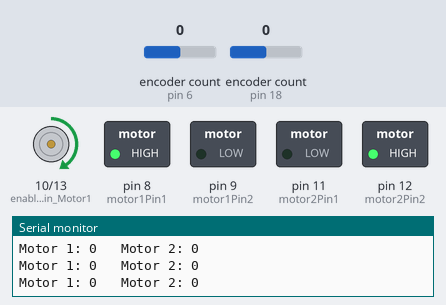
The sketch below on a simulated Arduino Uno, built with avr-gcc and run on an emulated ATmega328P. Shown: motor-driver pin pairs drawn as motors (green arrow = first pin HIGH = forward, orange = second pin HIGH = backward, longer = more drive), switched loads named in the sketch (green lamp = pin HIGH), the last lines printed to the serial monitor. Inputs (shaded band) come from the test bench; at power-on: encoder count (sensors on pin 18, pin 6) 0.

Above: at 1.2 s.
1.3 s: encoder count (sensor on pin 18) set to 1
At 1.7 s:
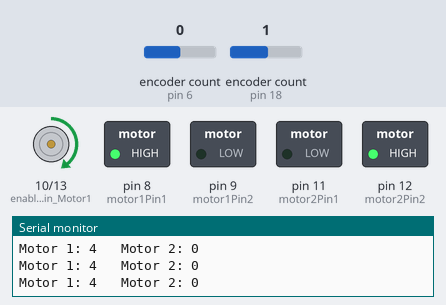
2.8 s: encoder count (sensor on pin 18) set to 2
At 3.3 s:
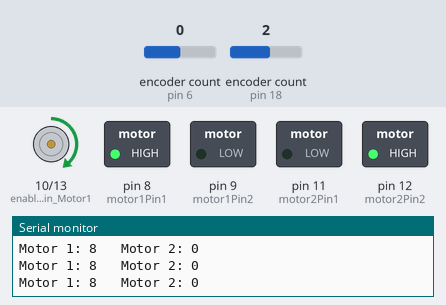
Timing chart, 0 to 5.8 s (numbered marks = the images above; inputs shaded):
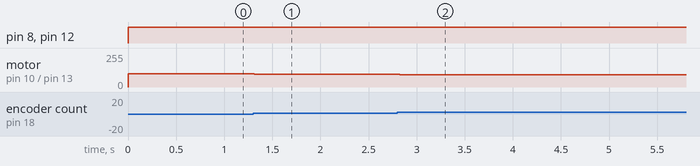

The sketch:

Testing2.ino
```cpp
#include <Encoder.h>

// Define pins for the encoders
#define encoderPinA_Motor1 18
#define encoderPinB_Motor1 19
#define encoderPinA_Motor2 6
#define encoderPinB_Motor2 7

// Define pins for motor control (L298N)
#define motor1Pin1 8
#define motor1Pin2 9
#define enablePin_Motor1 10
#define motor2Pin1 11
#define motor2Pin2 12
#define enablePin_Motor2 13

// PID constants for motor 1 (CW)
#define KP_Motor1 1.0
#define KI_Motor1 0.0
#define KD_Motor1 0.0

// PID constants for motor 2 (CCW)
#define KP_Motor2 1.0
#define KI_Motor2 0.0
#define KD_Motor2 0.0

// Target encoder values for both motors
#define TARGET_ENCODER_VALUE_Motor1 100
#define TARGET_ENCODER_VALUE_Motor2 -100

// Create Encoder objects for both motors
Encoder encoderMotor1(encoderPinA_Motor1, encoderPinB_Motor1);
Encoder encoderMotor2(encoderPinA_Motor2, encoderPinB_Motor2);


// Variables for PID control
float errorMotor1, lastErrorMotor1, integralMotor1, derivativeMotor1, outputMotor1;
float errorMotor2, lastErrorMotor2, integralMotor2, derivativeMotor2, outputMotor2;

// Variables for motor control
int motorSpeed1, motorSpeed2;

void setup() {
  // Initialize Serial communication
  Serial.begin(115200);
//  pinMode(encoderPinA_Motor1, INPUT);
//  pinMode(encoderPinB_Motor1, INPUT);
//  pinMode(encoderPinA_Motor2, INPUT);
//  pinMode(encoderPinB_Motor2, INPUT);
//
//  digitalWrite(encoderPinA_Motor1, LOW); // Set pin to LOW (pulled down)
//  digitalWrite(encoderPinB_Motor1, LOW); // Set pin to LOW (pulled down)
//  digitalWrite(encoderPinA_Motor2, LOW); // Set pin to LOW (pulled down)
//  digitalWrite(encoderPinB_Motor2, LOW); // Set pin to LOW (pulled down)


  // Set motor control pins as outputs
  pinMode(motor1Pin1, OUTPUT);
  pinMode(motor1Pin2, OUTPUT);
  pinMode(enablePin_Motor1, OUTPUT);
  pinMode(motor2Pin1, OUTPUT);
  pinMode(motor2Pin2, OUTPUT);
  pinMode(enablePin_Motor2, OUTPUT);

  // Set enable pins to HIGH to enable the motors
  digitalWrite(enablePin_Motor1, HIGH);
  digitalWrite(enablePin_Motor2, HIGH);
}


void loop() {
  // Read the encoder values for both motors
  long encoderValueMotor1 = encoderMotor1.read();
  long encoderValueMotor2 = encoderMotor2.read();

  // Print the encoder values to the Serial monitor
  Serial.print("Motor 1: ");
  Serial.print(encoderValueMotor1);
  Serial.print("\t Motor 2: ");
  Serial.println(encoderValueMotor2);

  // Calculate the errors between target and current encoder values for both motors
  errorMotor1 = TARGET_ENCODER_VALUE_Motor1 - encoderValueMotor1;
  errorMotor2 = TARGET_ENCODER_VALUE_Motor2 - encoderValueMotor2;

  // Calculate integral and derivative terms for both motors
  integralMotor1 += errorMotor1;
  integralMotor2 += errorMotor2;
  derivativeMotor1 = errorMotor1 - lastErrorMotor1;
  derivativeMotor2 = errorMotor2 - lastErrorMotor2;

  // Calculate the output using PID control for both motors
  outputMotor1 = KP_Motor1 * errorMotor1 + KI_Motor1 * integralMotor1 + KD_Motor1 * derivativeMotor1;
  outputMotor2 = KP_Motor2 * errorMotor2 + KI_Motor2 * integralMotor2 + KD_Motor2 * derivativeMotor2;

  // Update last errors for both motors
  lastErrorMotor1 = errorMotor1;
  lastErrorMotor2 = errorMotor2;

  // Set motor speeds based on PID outputs for both motors
  motorSpeed1 = constrain(outputMotor1, -255, 255);
  motorSpeed2 = constrain(outputMotor2, -255, 255);

  // Set motor directions based on the sign of the motor speeds for both motors
  if (motorSpeed1 > 0) {
    digitalWrite(motor1Pin1, HIGH);
    digitalWrite(motor1Pin2, LOW);
  } else {
    digitalWrite(motor1Pin1, LOW);
    digitalWrite(motor1Pin2, HIGH);
  }

  if (motorSpeed2 > 0) {
    digitalWrite(motor2Pin1, HIGH);
    digitalWrite(motor2Pin2, LOW);
  } else {
    digitalWrite(motor2Pin1, LOW);
    digitalWrite(motor2Pin2, HIGH);
  }

  // Set motor speeds for both motors
  analogWrite(enablePin_Motor1, abs(motorSpeed1));
  analogWrite(enablePin_Motor2, abs(motorSpeed2));

  // Check if both motors have reached target encoder values
  if (abs(errorMotor1) < 5 && abs(errorMotor2) < 5) {
    // Stop both motors
    analogWrite(enablePin_Motor1, 0);
    analogWrite(enablePin_Motor2, 0);
  }

  // Add a delay to avoid excessive readings
  delay(100);
}
```

Measured:
- after the input at 1.3 s, motor on pin 10 (enablePin_Motor1) / pin 13 (enablePin_Motor2): forward 100/255 → forward 96/255 at once
- after the input at 2.8 s, motor on pin 10 (enablePin_Motor1) / pin 13 (enablePin_Motor2): forward 96/255 → forward 92/255 at once
